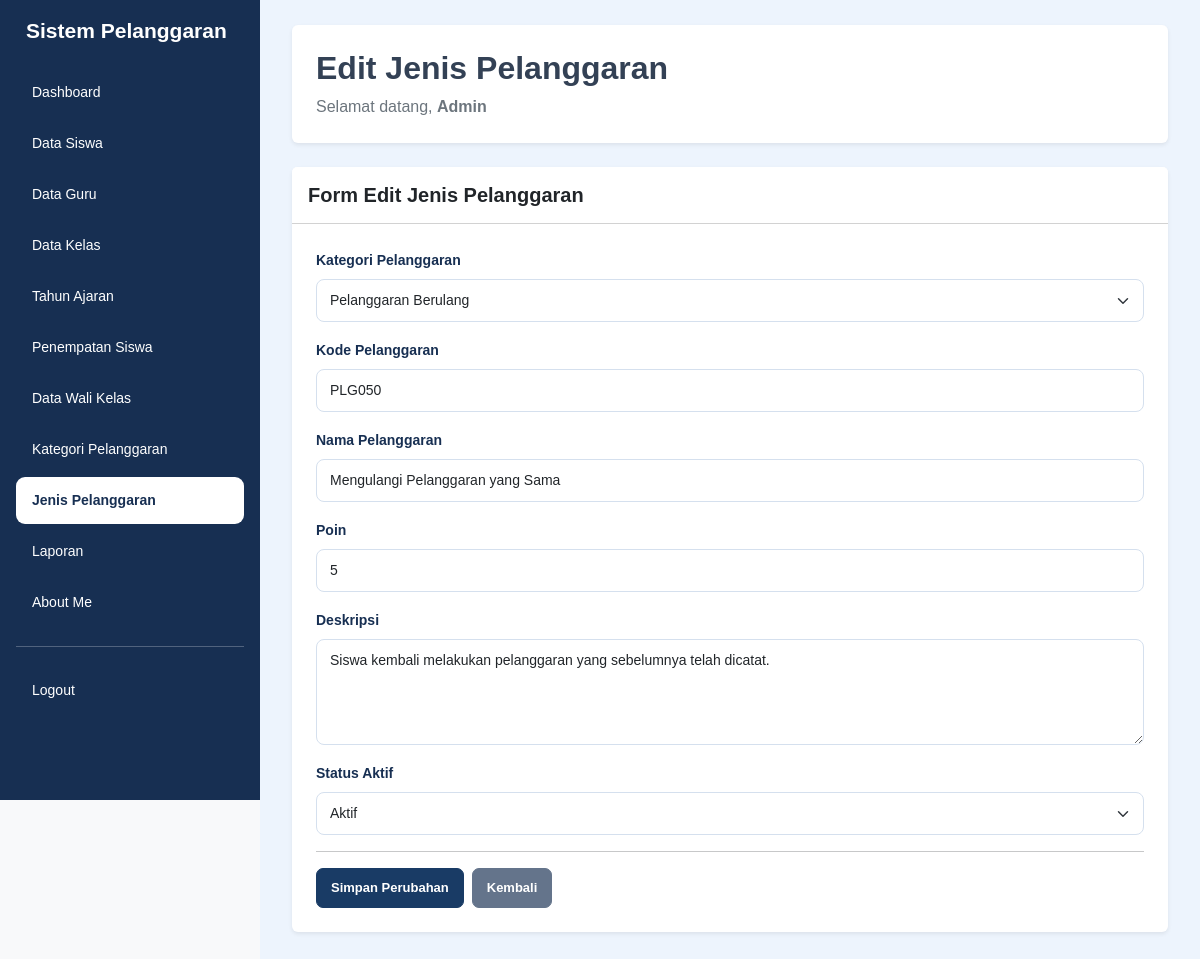
The app's page /edit_jenis_pelanggaran.php?id=50 (signed in) with its own data.
### tables this page shows
CREATE TABLE `t_pelanggaran` (
  `id` int(11) NOT NULL,
  `pelanggaran_kategori_id` int(11) NOT NULL,
  `kode` varchar(30) NOT NULL,
  `nama` varchar(150) NOT NULL,
  `poin` int(11) NOT NULL,
  `deskripsi` text NOT NULL,
  `status_aktif` tinyint(1) NOT NULL,
  `created_at` timestamp NOT NULL DEFAULT current_timestamp(),
  `updated_at` timestamp NOT NULL DEFAULT current_timestamp()
);

CREATE TABLE `t_pelanggaran_kategori` (
  `id` int(11) NOT NULL,
  `nama` varchar(100) NOT NULL,
  `deskripsi` text NOT NULL,
  `status_aktif` tinyint(1) NOT NULL,
  `created_at` timestamp NOT NULL DEFAULT current_timestamp(),
  `updated_at` timestamp NOT NULL DEFAULT current_timestamp()
);

### edit_jenis_pelanggaran.php (the view, shortened to what this page needs)
<?php
include 'config/koneksi.php';
$name = $_SESSION['name'] ?? 'Admin';
$halaman = basename($_SERVER['PHP_SELF']);
$id = (int) $_GET['id'];
$query = mysqli_query($koneksi, "SELECT * FROM t_pelanggaran WHERE id = '$id'");
$data = mysqli_fetch_assoc($query);
$kategori = mysqli_query($koneksi, "SELECT * FROM t_pelanggaran_kategori");
?>
<!DOCTYPE html>
<html lang="id">
<head>
    <link href="https://cdn.jsdelivr.net/npm/bootstrap@5.3.8/dist/css/bootstrap.min.css" rel="stylesheet">
    <link rel="stylesheet" href="style/style.css">
</head>
<body class="bg-light">
<div class="container-fluid">
    <div class="row">
        <div class="sidebar col-md-3 col-lg-2 position-fixed top-0 start-0 vh-100 p-3 overflow-auto">
            <h4 class="text-white mb-4">Sistem Pelanggaran</h4>
            <ul class="nav nav-pills flex-column gap-1">
                <li class="nav-item">
                    <a href="dashboard.php" class="nav-link text-white">Dashboard</a>
                </li>
                <li class="nav-item">
                    <a href="data_siswa.php" class="nav-link text-white">Data Siswa</a>
                </li>
                <li class="nav-item">
                    <a href="data_guru.php" class="nav-link text-white">Data Guru</a>
                </li>
                <li class="nav-item">
                    <a href="data_kelas.php" class="nav-link text-white">Data Kelas</a>
                </li>
                <li class="nav-item">
                    <a href="data_tahun_ajaran.php" class="nav-link text-white">Tahun Ajaran</a>
                </li>
                <li class="nav-item">
                    <a href="data_penempatan_siswa.php" class="nav-link text-white">Penempatan Siswa</a>
                </li>
                <li class="nav-item">
                    <a href="data_wali_kelas.php" class="nav-link text-white">Data Wali Kelas</a>
                </li>
                <li class="nav-item">
                    <a href="data_kategori_pelanggaran.php" class="nav-link text-white">Kategori Pelanggaran</a>
                </li>
                <li class="nav-item">
                    <a href="data_jenis_pelanggaran.php"
                       class="nav-link <?= $halaman == 'edit_jenis_pelanggaran.php' ? 'active' : 'text-white'; ?>">
                        Jenis Pelanggaran
                    </a>
                </li>
                <li class="nav-item">
                    <a href="laporan.php" class="nav-link text-white">Laporan</a>
                </li>
                <li class="nav-item">
                    <a href="about_me.php" class="nav-link text-white">About Me</a>
                </li>
                <hr class="border-white">
                <li class="nav-item">
                    <a href="logout.php" class="nav-link text-white">Logout</a>
                </li>
            </ul>
        </div>
        <main class="content-main">
            <div class="page-content">
                <div class="bg-white rounded shadow-sm p-4 mb-4">
                    <h2 class="fw-bold">Edit Jenis Pelanggaran</h2>
                    <p class="text-secondary mb-0">
                        Selamat datang,
                        <b><?= htmlspecialchars($name); ?></b>
                    </p>
                </div>
                <div class="card shadow-sm border-0">
                    <div class="card-header bg-white py-3">
                        <h5 class="mb-0 fw-bold">Form Edit Jenis Pelanggaran</h5>
                    </div>
                    <div class="card-body p-4">
                        <form action="proses_edit_jenis_pelanggaran.php" method="POST">
                            <div class="mb-3">
                                <label class="form-label">Kategori Pelanggaran</label>
                                <select name="pelanggaran_kategori_id" class="form-select" required>
                                    <?php while ($kat = mysqli_fetch_assoc($kategori)) { ?>
                                        <option value="<?= htmlspecialchars($kat['id']); ?>"
                                            <?= ($data['pelanggaran_kategori_id'] == $kat['id']) ? 'selected' : ''; ?>>
                                            <?= htmlspecialchars($kat['nama']); ?>
                                        </option>
                                    <?php } ?>
                                </select>
                            </div>
                            <div class="mb-3">
                                <label class="form-label">Kode Pelanggaran</label>
                                <input type="text" name="kode" class="form-control"
                                       value="<?= htmlspecialchars($data['kode']); ?>" required>
                            </div>
                            <div class="mb-3">
                                <label class="form-label">Nama Pelanggaran</label>
                                <input type="text" name="nama" class="form-control"
                                       value="<?= htmlspecialchars($data['nama']); ?>" required>
                            </div>
                            <div class="mb-3">
                                <label class="form-label">Poin</label>
                                <input type="number" name="poin" class="form-control"
                                       value="<?= htmlspecialchars($data['poin']); ?>"
                                       min="0" required>
                            </div>
                            <div class="mb-3">
                                <label class="form-label">Deskripsi</label>
                                <textarea name="deskripsi" class="form-control" rows="4"><?= htmlspecialchars($data['deskripsi'] ?? ''); ?></textarea>
                            </div>
                            <div class="mb-3">
                                <label class="form-label">Status Aktif</label>
                                <select name="status_aktif" class="form-select" required>
                                    <option value="1"
                                        <?= ((string) $data['status_aktif'] === '1') ? 'selected' : ''; ?>>
                                        Aktif
                                    </option>
                                </select>
                            </div>
                            <hr>
                            <div class="d-flex gap-2 mt-3">
                                <button type="submit" name="update" class="btn btn-primary">
                                    Simpan Perubahan
                                </button>
                                <a href="data_jenis_pelanggaran.php" class="btn btn-secondary">
                                    Kembali
                                </a>
                            </div>
                        </form>
                    </div>
                </div>
            </div>
        </main>
    </div>
</div>
</body>
</html>

### style/style.css (style rules this page uses)
* { box-sizing: border-box; }
html { width: 100%; min-height: 100%; overflow-x: hidden; }
body { width: 100%; min-height: 100vh; margin: 0; padding: 0; font-family: Arial, Helvetica, sans-serif; background-color: #edf4fd; color: #334155; }
a { text-decoration: none; }
.sidebar { position: fixed !important; top: 0; left: 0; width: 260px !important; max-width: 260px !important; height: 100vh; padding: 24px 15px; background-color: #172f52 !important; z-index: 1001; overflow-y: auto; overflow-x: hidden; flex: none !important; }
.sidebar h4 { color: #ffffff; font-size: 21px; font-weight: 700; margin: 0 0 38px; padding: 0 10px; line-height: 1.4; }
.sidebar .nav { display: flex; flex-direction: column; gap: 7px; }
.sidebar .nav-item { width: 100%; }
.sidebar .nav-link { display: block; width: 100%; padding: 13px 16px; border-radius: 9px; color: #e2eaf6; font-size: 14px; font-weight: 500; transition: all 0.2s ease; }
.sidebar .nav-link.active { background-color: #ffffff !important; color: #172f52 !important; font-weight: 700; }
.content-main { display: block !important; position: relative; width: calc(100% - 260px) !important; max-width: none !important; min-height: 100vh; margin-left: 260px !important; margin-right: 0 !important; padding: 25px 32px 35px !important; background-color: #edf4fd; overflow-x: hidden; }
.btn { display: inline-flex; justify-content: center; align-items: center; border-radius: 7px; padding: 9px 14px; font-size: 13px; font-weight: 600; white-space: nowrap; transition: all 0.2s ease; }
.btn-primary { background-color: #193b65; border-color: #193b65; color: #ffffff; }
.btn-secondary { background-color: #64748b; border-color: #64748b; color: #ffffff; }
.form-label { color: #172f52; font-size: 14px; font-weight: 600; }
.form-control, .form-select { padding: 10px 13px; border: 1px solid #d5e0ee; border-radius: 8px; font-size: 14px; }
@media (min-width: 768px) { .content-main { padding-top: 25px !important; } }

### records on screen
t_pelanggaran: pelanggaran_kategori_id "Pelanggaran Berulang", kode "PLG050", nama "Mengulangi Pelanggaran yang Sama", poin "5", deskripsi "Siswa kembali melakukan pelanggaran yang sebelumnya telah dicatat.", status_aktif "Aktif"

### other values on screen
$name "Admin"
